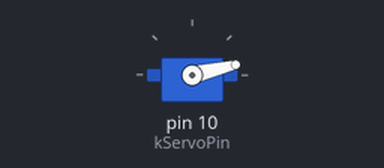
The sketch below on a simulated Arduino Uno, built with avr-gcc and run on an emulated ATmega328P. On the bench: servo.

Above: at 0.05 s.
At 0.35 s:
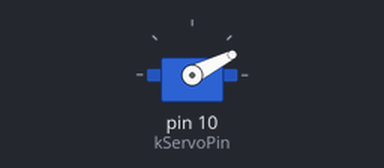
Timing chart, 0 to 3.0 s (numbered marks = the images above):
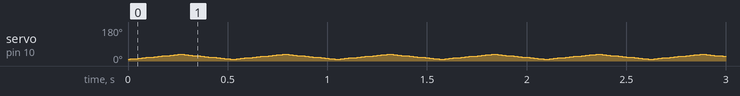

The sketch:

rp2040_servo_sweep.ino
```cpp
#include <Servo.h>

namespace {

constexpr uint8_t kServoPin = 10;
constexpr int kMinAngle = 10;
constexpr int kMaxAngle = 35;
constexpr int kStepDelayMs = 10;

Servo servo;

}  // namespace

void setup() {
  servo.attach(kServoPin);
  servo.write(kMinAngle);
}

void loop() {
  for (int angle = kMinAngle; angle <= kMaxAngle; ++angle) {
    servo.write(angle);
    delay(kStepDelayMs);
  }

  for (int angle = kMaxAngle; angle >= kMinAngle; --angle) {
    servo.write(angle);
    delay(kStepDelayMs);
  }
}
```
